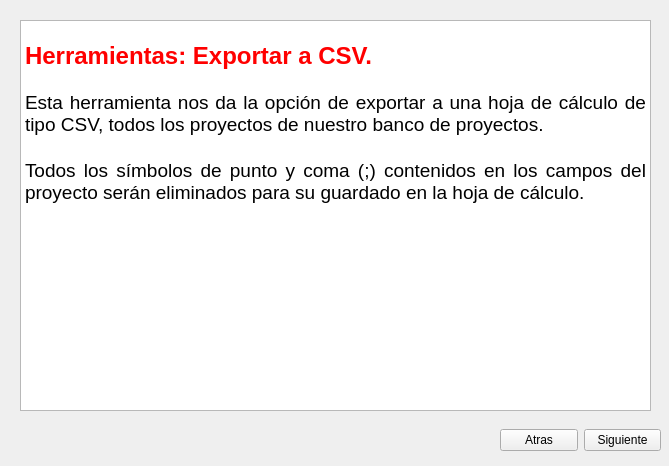
<?xml version="1.0" encoding="UTF-8"?>
<ui version="4.0">
 <class>ayuda</class>
 <widget class="QWidget" name="ayuda">
  <property name="geometry">
   <rect>
    <x>0</x>
    <y>0</y>
    <width>669</width>
    <height>466</height>
   </rect>
  </property>
  <property name="windowTitle">
   <string>Form</string>
  </property>
  <widget class="QWidget" name="verticalLayoutWidget">
   <property name="geometry">
    <rect>
     <x>10</x>
     <y>10</y>
     <width>651</width>
     <height>411</height>
    </rect>
   </property>
   <layout class="QVBoxLayout" name="verticalLayout">
    <item>
     <widget class="QStackedWidget" name="stackedWidgetAyuda">
      <property name="currentIndex">
       <number>13</number>
      </property>
      <widget class="QWidget" name="page">
       <widget class="QLabel" name="label">
        <property name="geometry">
         <rect>
          <x>40</x>
          <y>90</y>
          <width>571</width>
          <height>201</height>
         </rect>
        </property>
        <property name="font">
         <font>
          <pointsize>20</pointsize>
         </font>
        </property>
        <property name="text">
         <string>Bienvenido a la Ayuda del banco de proyectos.</string>
        </property>
       </widget>
      </widget>
      <widget class="QWidget" name="page_2">
       <widget class="QTextBrowser" name="textBrowser">
        <property name="geometry">
         <rect>
          <x>10</x>
          <y>10</y>
          <width>631</width>
          <height>391</height>
         </rect>
        </property>
        <property name="html">
         <string>&lt;!DOCTYPE HTML PUBLIC &quot;-//W3C//DTD HTML 4.0//EN&quot; &quot;http://www.w3.org/TR/REC-html40/strict.dtd&quot;&gt;
&lt;html&gt;&lt;head&gt;&lt;meta name=&quot;qrichtext&quot; content=&quot;1&quot; /&gt;&lt;style type=&quot;text/css&quot;&gt;
p, li { white-space: pre-wrap; }
&lt;/style&gt;&lt;/head&gt;&lt;body style=&quot; font-family:'MS Shell Dlg 2'; font-size:8.25pt; font-weight:400; font-style:normal;&quot;&gt;
&lt;p align=&quot;justify&quot; style=&quot; margin-top:0px; margin-bottom:0px; margin-left:0px; margin-right:0px; -qt-block-indent:0; text-indent:0px;&quot;&gt;&lt;span style=&quot; font-size:28pt; font-weight:600; color:#00007f; vertical-align:sub;&quot;&gt;Insertar un nuevo proyecto al banco de proyectos.&lt;/span&gt;&lt;/p&gt;
&lt;p align=&quot;justify&quot; style=&quot;-qt-paragraph-type:empty; margin-top:0px; margin-bottom:0px; margin-left:0px; margin-right:0px; -qt-block-indent:0; text-indent:0px; font-size:14pt;&quot;&gt;&lt;br /&gt;&lt;/p&gt;
&lt;p align=&quot;justify&quot; style=&quot; margin-top:0px; margin-bottom:0px; margin-left:0px; margin-right:0px; -qt-block-indent:0; text-indent:0px;&quot;&gt;&lt;span style=&quot; font-size:14pt;&quot;&gt;- Para realizar una nueva inserción, haga click en el botón &amp;quot;Insertar&amp;quot; a la izquierda.&lt;br /&gt;&lt;/span&gt;&lt;/p&gt;
&lt;p align=&quot;justify&quot; style=&quot; margin-top:0px; margin-bottom:0px; margin-left:0px; margin-right:0px; -qt-block-indent:0; text-indent:0px;&quot;&gt;&lt;span style=&quot; font-size:14pt;&quot;&gt;- Llena los campos descritos con la información dada, se deben de cumplir ciertos parámetros como:&lt;/span&gt;&lt;/p&gt;
&lt;p align=&quot;justify&quot; style=&quot; margin-top:0px; margin-bottom:0px; margin-left:0px; margin-right:0px; -qt-block-indent:0; text-indent:0px;&quot;&gt;&lt;span style=&quot; font-size:14pt;&quot;&gt;	-El código es único para cada proyecto y consta de 5 caracteres numéricos.&lt;/span&gt;&lt;/p&gt;
&lt;p align=&quot;justify&quot; style=&quot; margin-top:0px; margin-bottom:0px; margin-left:0px; margin-right:0px; -qt-block-indent:0; text-indent:0px;&quot;&gt;&lt;span style=&quot; font-size:14pt;&quot;&gt;	-El nombre de cada proyecto es único.&lt;/span&gt;&lt;/p&gt;
&lt;p align=&quot;justify&quot; style=&quot; margin-top:0px; margin-bottom:0px; margin-left:0px; margin-right:0px; -qt-block-indent:0; text-indent:0px;&quot;&gt;&lt;span style=&quot; font-size:14pt;&quot;&gt;	-En objetivos y comentarios se puede poner cualquier información adicional que no este descrita por los demas campos.&lt;br /&gt;&lt;/span&gt;&lt;/p&gt;
&lt;p align=&quot;justify&quot; style=&quot;-qt-paragraph-type:empty; margin-top:0px; margin-bottom:0px; margin-left:0px; margin-right:0px; -qt-block-indent:0; text-indent:0px; font-size:14pt;&quot;&gt;&lt;br /&gt;&lt;/p&gt;&lt;/body&gt;&lt;/html&gt;</string>
        </property>
       </widget>
      </widget>
      <widget class="QWidget" name="page_3">
       <widget class="QTextBrowser" name="textBrowser_2">
        <property name="geometry">
         <rect>
          <x>10</x>
          <y>10</y>
          <width>631</width>
          <height>391</height>
         </rect>
        </property>
        <property name="html">
         <string>&lt;!DOCTYPE HTML PUBLIC &quot;-//W3C//DTD HTML 4.0//EN&quot; &quot;http://www.w3.org/TR/REC-html40/strict.dtd&quot;&gt;
&lt;html&gt;&lt;head&gt;&lt;meta name=&quot;qrichtext&quot; content=&quot;1&quot; /&gt;&lt;style type=&quot;text/css&quot;&gt;
p, li { white-space: pre-wrap; }
&lt;/style&gt;&lt;/head&gt;&lt;body style=&quot; font-family:'MS Shell Dlg 2'; font-size:8.25pt; font-weight:400; font-style:normal;&quot;&gt;
&lt;p style=&quot; margin-top:0px; margin-bottom:0px; margin-left:0px; margin-right:0px; -qt-block-indent:0; text-indent:0px;&quot;&gt;&lt;span style=&quot; font-size:28pt; font-weight:600; color:#00007f; vertical-align:sub;&quot;&gt;Insertar un nuevo proyecto al banco de proyectos.&lt;/span&gt;&lt;/p&gt;
&lt;p align=&quot;justify&quot; style=&quot;-qt-paragraph-type:empty; margin-top:0px; margin-bottom:0px; margin-left:0px; margin-right:0px; -qt-block-indent:0; text-indent:0px; font-size:14pt;&quot;&gt;&lt;br /&gt;&lt;/p&gt;
&lt;p align=&quot;justify&quot; style=&quot; margin-top:0px; margin-bottom:0px; margin-left:0px; margin-right:0px; -qt-block-indent:0; text-indent:0px;&quot;&gt;&lt;span style=&quot; font-size:14pt;&quot;&gt;Para guardar el nuevo proyecto en el banco de proyectos reliza click sobre el botón de Guardar y lo lleva a la ventana de confirmación.&lt;/span&gt;&lt;/p&gt;
&lt;p align=&quot;justify&quot; style=&quot;-qt-paragraph-type:empty; margin-top:0px; margin-bottom:0px; margin-left:0px; margin-right:0px; -qt-block-indent:0; text-indent:0px; font-size:14pt;&quot;&gt;&lt;br /&gt;&lt;/p&gt;
&lt;p align=&quot;justify&quot; style=&quot; margin-top:0px; margin-bottom:0px; margin-left:0px; margin-right:0px; -qt-block-indent:0; text-indent:0px;&quot;&gt;&lt;span style=&quot; font-size:14pt; text-decoration: underline; color:#550000;&quot;&gt;Nota&lt;/span&gt;&lt;span style=&quot; font-size:14pt; color:#550000;&quot;&gt;: Ninguno de los campos puede poseer separaciones con puntos y coma (;).&lt;/span&gt;&lt;/p&gt;&lt;/body&gt;&lt;/html&gt;</string>
        </property>
       </widget>
      </widget>
      <widget class="QWidget" name="page_4">
       <widget class="QTextBrowser" name="textBrowser_3">
        <property name="geometry">
         <rect>
          <x>10</x>
          <y>10</y>
          <width>631</width>
          <height>391</height>
         </rect>
        </property>
        <property name="html">
         <string>&lt;!DOCTYPE HTML PUBLIC &quot;-//W3C//DTD HTML 4.0//EN&quot; &quot;http://www.w3.org/TR/REC-html40/strict.dtd&quot;&gt;
&lt;html&gt;&lt;head&gt;&lt;meta name=&quot;qrichtext&quot; content=&quot;1&quot; /&gt;&lt;style type=&quot;text/css&quot;&gt;
p, li { white-space: pre-wrap; }
&lt;/style&gt;&lt;/head&gt;&lt;body style=&quot; font-family:'MS Shell Dlg 2'; font-size:8.25pt; font-weight:400; font-style:normal;&quot;&gt;
&lt;p style=&quot; margin-top:12px; margin-bottom:0px; margin-left:0px; margin-right:0px; -qt-block-indent:0; text-indent:0px;&quot;&gt;&lt;span style=&quot; font-family:'MS Shell Dlg 2,sans-serif'; font-size:28pt; font-weight:600; color:#00aa00; vertical-align:sub;&quot;&gt;Realizar una consulta en el banco de Proyectos.&lt;/span&gt;&lt;span style=&quot; font-size:8pt;&quot;&gt; &lt;/span&gt;&lt;/p&gt;
&lt;p style=&quot; margin-top:12px; margin-bottom:0px; margin-left:0px; margin-right:0px; -qt-block-indent:0; text-indent:0px;&quot;&gt;&lt;span style=&quot; font-family:'MS Shell Dlg 2,sans-serif'; font-size:14pt;&quot;&gt;Para realizar una consulta en el banco de proyectos clickeamos en el botón &amp;quot;Consultar&amp;quot; que se encuentra a la izquierda de la pantalla.&lt;/span&gt;&lt;span style=&quot; font-size:8pt;&quot;&gt; &lt;/span&gt;&lt;/p&gt;
&lt;p style=&quot; margin-top:12px; margin-bottom:0px; margin-left:0px; margin-right:0px; -qt-block-indent:0; text-indent:0px;&quot;&gt;&lt;span style=&quot; font-family:'MS Shell Dlg 2,sans-serif'; font-size:14pt;&quot;&gt;En el campo de texto introducimos la palabra o frase a buscar y en el menú desplegable a la izquierda introducimos el atributo sobre el cual se va a realizar la búsqueda.&lt;/span&gt;&lt;span style=&quot; font-size:8pt;&quot;&gt; &lt;/span&gt;&lt;/p&gt;
&lt;p style=&quot; margin-top:12px; margin-bottom:0px; margin-left:0px; margin-right:0px; -qt-block-indent:0; text-indent:0px;&quot;&gt;&lt;span style=&quot; font-family:'MS Shell Dlg 2,sans-serif'; font-size:14pt;&quot;&gt;Luego en el campo en blanco que se encuentra en la parte inferior nos aparecerán los resultados de la búsqueda. &lt;/span&gt;&lt;/p&gt;
&lt;p style=&quot; margin-top:12px; margin-bottom:12px; margin-left:0px; margin-right:0px; -qt-block-indent:0; text-indent:0px;&quot;&gt;&lt;span style=&quot; font-family:'MS Shell Dlg 2,sans-serif'; font-size:14pt;&quot;&gt;Para ver en más detalle la información de un proyecto específico clickeamos sobre el campo de Nombre o CódigoUnico y nos llevara a una nueva ventana con la información más detallada.&lt;/span&gt;&lt;span style=&quot; font-size:8pt;&quot;&gt; &lt;/span&gt;&lt;/p&gt;&lt;/body&gt;&lt;/html&gt;</string>
        </property>
       </widget>
      </widget>
      <widget class="QWidget" name="page_5">
       <widget class="QTextBrowser" name="textBrowser_4">
        <property name="geometry">
         <rect>
          <x>10</x>
          <y>10</y>
          <width>631</width>
          <height>391</height>
         </rect>
        </property>
        <property name="html">
         <string>&lt;!DOCTYPE HTML PUBLIC &quot;-//W3C//DTD HTML 4.0//EN&quot; &quot;http://www.w3.org/TR/REC-html40/strict.dtd&quot;&gt;
&lt;html&gt;&lt;head&gt;&lt;meta name=&quot;qrichtext&quot; content=&quot;1&quot; /&gt;&lt;style type=&quot;text/css&quot;&gt;
p, li { white-space: pre-wrap; }
&lt;/style&gt;&lt;/head&gt;&lt;body style=&quot; font-family:'MS Shell Dlg 2'; font-size:8.25pt; font-weight:400; font-style:normal;&quot;&gt;
&lt;p align=&quot;justify&quot; style=&quot; margin-top:0px; margin-bottom:0px; margin-left:0px; margin-right:0px; -qt-block-indent:0; text-indent:0px;&quot;&gt;&lt;span style=&quot; font-size:28pt; font-weight:600; color:#00aa00; vertical-align:sub;&quot;&gt;Ver en mas detalle cada proyecto.&lt;/span&gt;&lt;/p&gt;
&lt;p align=&quot;justify&quot; style=&quot;-qt-paragraph-type:empty; margin-top:0px; margin-bottom:0px; margin-left:0px; margin-right:0px; -qt-block-indent:0; text-indent:0px; font-size:14pt;&quot;&gt;&lt;br /&gt;&lt;/p&gt;
&lt;p align=&quot;justify&quot; style=&quot; margin-top:0px; margin-bottom:0px; margin-left:0px; margin-right:0px; -qt-block-indent:0; text-indent:0px;&quot;&gt;&lt;span style=&quot; font-size:14pt;&quot;&gt;Los campos en blanco se llenaran con la información en detalle del proyecto para su visualización.&lt;/span&gt;&lt;/p&gt;
&lt;p align=&quot;justify&quot; style=&quot;-qt-paragraph-type:empty; margin-top:0px; margin-bottom:0px; margin-left:0px; margin-right:0px; -qt-block-indent:0; text-indent:0px; font-size:14pt;&quot;&gt;&lt;br /&gt;&lt;/p&gt;
&lt;p align=&quot;justify&quot; style=&quot; margin-top:0px; margin-bottom:0px; margin-left:0px; margin-right:0px; -qt-block-indent:0; text-indent:0px;&quot;&gt;&lt;span style=&quot; font-size:14pt;&quot;&gt;En esta pantalla tenemos 3 botones que nos dan las siguientes opciones:&lt;/span&gt;&lt;/p&gt;
&lt;p align=&quot;justify&quot; style=&quot; margin-top:0px; margin-bottom:0px; margin-left:0px; margin-right:0px; -qt-block-indent:0; text-indent:0px;&quot;&gt;&lt;span style=&quot; font-size:14pt;&quot;&gt;	- Eliminar el proyecto que se está visualizando.&lt;/span&gt;&lt;/p&gt;
&lt;p align=&quot;justify&quot; style=&quot; margin-top:0px; margin-bottom:0px; margin-left:0px; margin-right:0px; -qt-block-indent:0; text-indent:0px;&quot;&gt;&lt;span style=&quot; font-size:14pt;&quot;&gt;	- Modificar el proyecto que se está visualizando.&lt;/span&gt;&lt;/p&gt;
&lt;p align=&quot;justify&quot; style=&quot; margin-top:0px; margin-bottom:0px; margin-left:0px; margin-right:0px; -qt-block-indent:0; text-indent:0px;&quot;&gt;&lt;span style=&quot; font-size:14pt;&quot;&gt;	- Guardar el proyecto en un PDF.&lt;/span&gt;&lt;/p&gt;
&lt;p align=&quot;justify&quot; style=&quot; margin-top:0px; margin-bottom:0px; margin-left:0px; margin-right:0px; -qt-block-indent:0; text-indent:0px;&quot;&gt;&lt;span style=&quot; font-size:14pt;&quot;&gt;	- Regresar a la pantalla anterior.&lt;/span&gt;&lt;/p&gt;&lt;/body&gt;&lt;/html&gt;</string>
        </property>
       </widget>
      </widget>
      <widget class="QWidget" name="page_10">
       <widget class="QTextBrowser" name="textBrowser_9">
        <property name="geometry">
         <rect>
          <x>10</x>
          <y>10</y>
          <width>631</width>
          <height>391</height>
         </rect>
        </property>
        <property name="html">
         <string>&lt;!DOCTYPE HTML PUBLIC &quot;-//W3C//DTD HTML 4.0//EN&quot; &quot;http://www.w3.org/TR/REC-html40/strict.dtd&quot;&gt;
&lt;html&gt;&lt;head&gt;&lt;meta name=&quot;qrichtext&quot; content=&quot;1&quot; /&gt;&lt;style type=&quot;text/css&quot;&gt;
p, li { white-space: pre-wrap; }
&lt;/style&gt;&lt;/head&gt;&lt;body style=&quot; font-family:'MS Shell Dlg 2'; font-size:8.25pt; font-weight:400; font-style:normal;&quot;&gt;
&lt;p align=&quot;justify&quot; style=&quot; margin-top:0px; margin-bottom:0px; margin-left:0px; margin-right:0px; -qt-block-indent:0; text-indent:0px;&quot;&gt;&lt;span style=&quot; font-size:28pt; font-weight:600; color:#00aa00; vertical-align:sub;&quot;&gt;Guardar el proyecto en PDF.&lt;/span&gt;&lt;/p&gt;
&lt;p align=&quot;justify&quot; style=&quot;-qt-paragraph-type:empty; margin-top:0px; margin-bottom:0px; margin-left:0px; margin-right:0px; -qt-block-indent:0; text-indent:0px; font-size:14pt;&quot;&gt;&lt;br /&gt;&lt;/p&gt;
&lt;p align=&quot;justify&quot; style=&quot; margin-top:0px; margin-bottom:0px; margin-left:0px; margin-right:0px; -qt-block-indent:0; text-indent:0px;&quot;&gt;&lt;span style=&quot; font-size:14pt;&quot;&gt;Para guardar en PDF el proyecto que se esta visualizando realizamos click en el botón &amp;quot;Guardar en PDF&amp;quot;.&lt;br /&gt;&lt;br /&gt;Se nos abrira una pantalla para explorar la dirección donde deseamos guardar el PDF y el nombre con el que lo deseamos guardar, por defecto sera el nombre del proyecto.&lt;/span&gt;&lt;/p&gt;
&lt;p align=&quot;justify&quot; style=&quot;-qt-paragraph-type:empty; margin-top:0px; margin-bottom:0px; margin-left:0px; margin-right:0px; -qt-block-indent:0; text-indent:0px; font-size:14pt;&quot;&gt;&lt;br /&gt;&lt;/p&gt;
&lt;p align=&quot;justify&quot; style=&quot; margin-top:0px; margin-bottom:0px; margin-left:0px; margin-right:0px; -qt-block-indent:0; text-indent:0px;&quot;&gt;&lt;span style=&quot; font-size:14pt;&quot;&gt;Damos click en &amp;quot;Guardar&amp;quot; y listo.&lt;/span&gt;&lt;/p&gt;&lt;/body&gt;&lt;/html&gt;</string>
        </property>
       </widget>
      </widget>
      <widget class="QWidget" name="page_6">
       <widget class="QTextBrowser" name="textBrowser_5">
        <property name="geometry">
         <rect>
          <x>10</x>
          <y>10</y>
          <width>631</width>
          <height>391</height>
         </rect>
        </property>
        <property name="html">
         <string>&lt;!DOCTYPE HTML PUBLIC &quot;-//W3C//DTD HTML 4.0//EN&quot; &quot;http://www.w3.org/TR/REC-html40/strict.dtd&quot;&gt;
&lt;html&gt;&lt;head&gt;&lt;meta name=&quot;qrichtext&quot; content=&quot;1&quot; /&gt;&lt;style type=&quot;text/css&quot;&gt;
p, li { white-space: pre-wrap; }
&lt;/style&gt;&lt;/head&gt;&lt;body style=&quot; font-family:'MS Shell Dlg 2'; font-size:8.25pt; font-weight:400; font-style:normal;&quot;&gt;
&lt;p align=&quot;justify&quot; style=&quot; margin-top:0px; margin-bottom:0px; margin-left:0px; margin-right:0px; -qt-block-indent:0; text-indent:0px;&quot;&gt;&lt;span style=&quot; font-size:28pt; font-weight:600; color:#00aa00; vertical-align:sub;&quot;&gt;Modificar proyecto.&lt;/span&gt;&lt;/p&gt;
&lt;p align=&quot;justify&quot; style=&quot;-qt-paragraph-type:empty; margin-top:0px; margin-bottom:0px; margin-left:0px; margin-right:0px; -qt-block-indent:0; text-indent:0px; font-size:14pt;&quot;&gt;&lt;br /&gt;&lt;/p&gt;
&lt;p align=&quot;justify&quot; style=&quot; margin-top:0px; margin-bottom:0px; margin-left:0px; margin-right:0px; -qt-block-indent:0; text-indent:0px;&quot;&gt;&lt;span style=&quot; font-size:14pt;&quot;&gt;En esta pantalla nos aparecerán los datos actuales del proyecto para ser actualizados.&lt;/span&gt;&lt;/p&gt;
&lt;p align=&quot;justify&quot; style=&quot;-qt-paragraph-type:empty; margin-top:0px; margin-bottom:0px; margin-left:0px; margin-right:0px; -qt-block-indent:0; text-indent:0px; font-size:14pt;&quot;&gt;&lt;br /&gt;&lt;/p&gt;
&lt;p align=&quot;justify&quot; style=&quot; margin-top:0px; margin-bottom:0px; margin-left:0px; margin-right:0px; -qt-block-indent:0; text-indent:0px;&quot;&gt;&lt;span style=&quot; font-size:14pt;&quot;&gt;Al actualizar el proyecto seguimos las mismas restricciones usadas al insertar un proyecto, en especial de que no se puede insertar ningún punto y coma (;) en ninguno de los campos.&lt;/span&gt;&lt;/p&gt;
&lt;p align=&quot;justify&quot; style=&quot;-qt-paragraph-type:empty; margin-top:0px; margin-bottom:0px; margin-left:0px; margin-right:0px; -qt-block-indent:0; text-indent:0px; font-size:14pt;&quot;&gt;&lt;br /&gt;&lt;/p&gt;
&lt;p align=&quot;justify&quot; style=&quot; margin-top:0px; margin-bottom:0px; margin-left:0px; margin-right:0px; -qt-block-indent:0; text-indent:0px;&quot;&gt;&lt;span style=&quot; font-size:14pt;&quot;&gt;Luego a realizar click sobre el botón de &amp;quot;Guardar&amp;quot; actualizaremos el proyecto con la nueva información suministrada en el banco de proyectos.&lt;/span&gt;&lt;/p&gt;&lt;/body&gt;&lt;/html&gt;</string>
        </property>
       </widget>
      </widget>
      <widget class="QWidget" name="page_7">
       <widget class="QTextBrowser" name="textBrowser_6">
        <property name="geometry">
         <rect>
          <x>10</x>
          <y>10</y>
          <width>631</width>
          <height>391</height>
         </rect>
        </property>
        <property name="html">
         <string>&lt;!DOCTYPE HTML PUBLIC &quot;-//W3C//DTD HTML 4.0//EN&quot; &quot;http://www.w3.org/TR/REC-html40/strict.dtd&quot;&gt;
&lt;html&gt;&lt;head&gt;&lt;meta name=&quot;qrichtext&quot; content=&quot;1&quot; /&gt;&lt;style type=&quot;text/css&quot;&gt;
p, li { white-space: pre-wrap; }
&lt;/style&gt;&lt;/head&gt;&lt;body style=&quot; font-family:'MS Shell Dlg 2'; font-size:8.25pt; font-weight:400; font-style:normal;&quot;&gt;
&lt;p align=&quot;justify&quot; style=&quot; margin-top:0px; margin-bottom:0px; margin-left:0px; margin-right:0px; -qt-block-indent:0; text-indent:0px;&quot;&gt;&lt;span style=&quot; font-size:28pt; font-weight:600; color:#ff0000; vertical-align:sub;&quot;&gt;Listar proyectos.&lt;/span&gt;&lt;/p&gt;
&lt;p align=&quot;justify&quot; style=&quot;-qt-paragraph-type:empty; margin-top:0px; margin-bottom:0px; margin-left:0px; margin-right:0px; -qt-block-indent:0; text-indent:0px; font-size:14pt;&quot;&gt;&lt;br /&gt;&lt;/p&gt;
&lt;p align=&quot;justify&quot; style=&quot; margin-top:0px; margin-bottom:0px; margin-left:0px; margin-right:0px; -qt-block-indent:0; text-indent:0px;&quot;&gt;&lt;span style=&quot; font-size:14pt;&quot;&gt;Lista todos los proyectos almacenados en el banco de proyectos.&lt;/span&gt;&lt;/p&gt;&lt;/body&gt;&lt;/html&gt;</string>
        </property>
       </widget>
      </widget>
      <widget class="QWidget" name="page_8">
       <widget class="QTextBrowser" name="textBrowser_7">
        <property name="geometry">
         <rect>
          <x>10</x>
          <y>10</y>
          <width>631</width>
          <height>391</height>
         </rect>
        </property>
        <property name="html">
         <string>&lt;!DOCTYPE HTML PUBLIC &quot;-//W3C//DTD HTML 4.0//EN&quot; &quot;http://www.w3.org/TR/REC-html40/strict.dtd&quot;&gt;
&lt;html&gt;&lt;head&gt;&lt;meta name=&quot;qrichtext&quot; content=&quot;1&quot; /&gt;&lt;style type=&quot;text/css&quot;&gt;
p, li { white-space: pre-wrap; }
&lt;/style&gt;&lt;/head&gt;&lt;body style=&quot; font-family:'MS Shell Dlg 2'; font-size:8.25pt; font-weight:400; font-style:normal;&quot;&gt;
&lt;p align=&quot;justify&quot; style=&quot; margin-top:0px; margin-bottom:0px; margin-left:0px; margin-right:0px; -qt-block-indent:0; text-indent:0px;&quot;&gt;&lt;span style=&quot; font-size:28pt; font-weight:600; color:#ff0000; vertical-align:sub;&quot;&gt;Herramientas: Importar Base proyectos.&lt;/span&gt;&lt;/p&gt;
&lt;p align=&quot;justify&quot; style=&quot;-qt-paragraph-type:empty; margin-top:0px; margin-bottom:0px; margin-left:0px; margin-right:0px; -qt-block-indent:0; text-indent:0px; font-size:14pt;&quot;&gt;&lt;br /&gt;&lt;/p&gt;
&lt;p align=&quot;justify&quot; style=&quot; margin-top:0px; margin-bottom:0px; margin-left:0px; margin-right:0px; -qt-block-indent:0; text-indent:0px;&quot;&gt;&lt;span style=&quot; font-size:14pt;&quot;&gt;Con esta herramienta podemos importar un banco de proyectos diferente a nuestro banco de proyectos, esta herramienta es bastante útil si otra persona a almacenado proyectos en otro computador diferente y queremos tener esos proyectos junto a los nuestros.&lt;/span&gt;&lt;/p&gt;
&lt;p align=&quot;justify&quot; style=&quot;-qt-paragraph-type:empty; margin-top:0px; margin-bottom:0px; margin-left:0px; margin-right:0px; -qt-block-indent:0; text-indent:0px; font-size:14pt;&quot;&gt;&lt;br /&gt;&lt;/p&gt;
&lt;p align=&quot;justify&quot; style=&quot; margin-top:0px; margin-bottom:0px; margin-left:0px; margin-right:0px; -qt-block-indent:0; text-indent:0px;&quot;&gt;&lt;span style=&quot; font-size:14pt;&quot;&gt;Al clickear a la herramienta de importar esta nos abrira una ventana para explorar nuestras carpetas e ir a donde se encuentre el otro banco de proyectos que debe de ser del tipo .sqlite.&lt;/span&gt;&lt;/p&gt;
&lt;p align=&quot;justify&quot; style=&quot;-qt-paragraph-type:empty; margin-top:0px; margin-bottom:0px; margin-left:0px; margin-right:0px; -qt-block-indent:0; text-indent:0px; font-size:14pt;&quot;&gt;&lt;br /&gt;&lt;/p&gt;
&lt;p align=&quot;justify&quot; style=&quot; margin-top:0px; margin-bottom:0px; margin-left:0px; margin-right:0px; -qt-block-indent:0; text-indent:0px;&quot;&gt;&lt;span style=&quot; font-size:14pt;&quot;&gt;Cuando se importa un nuevo banco de proyectos, se agregaran todos los proyectos nuevos encontrados en ese banco de proyectos al nuestro e ignorara los proyectos duplicados.&lt;/span&gt;&lt;/p&gt;&lt;/body&gt;&lt;/html&gt;</string>
        </property>
       </widget>
      </widget>
      <widget class="QWidget" name="page_9">
       <widget class="QTextBrowser" name="textBrowser_8">
        <property name="geometry">
         <rect>
          <x>10</x>
          <y>10</y>
          <width>631</width>
          <height>391</height>
         </rect>
        </property>
        <property name="html">
         <string>&lt;!DOCTYPE HTML PUBLIC &quot;-//W3C//DTD HTML 4.0//EN&quot; &quot;http://www.w3.org/TR/REC-html40/strict.dtd&quot;&gt;
&lt;html&gt;&lt;head&gt;&lt;meta name=&quot;qrichtext&quot; content=&quot;1&quot; /&gt;&lt;style type=&quot;text/css&quot;&gt;
p, li { white-space: pre-wrap; }
&lt;/style&gt;&lt;/head&gt;&lt;body style=&quot; font-family:'MS Shell Dlg 2'; font-size:8.25pt; font-weight:400; font-style:normal;&quot;&gt;
&lt;p align=&quot;justify&quot; style=&quot; margin-top:0px; margin-bottom:0px; margin-left:0px; margin-right:0px; -qt-block-indent:0; text-indent:0px;&quot;&gt;&lt;span style=&quot; font-size:28pt; font-weight:600; color:#ff0000; vertical-align:sub;&quot;&gt;Herramientas: Exportar a PDF y Hoja de Cálculo.&lt;/span&gt;&lt;/p&gt;
&lt;p align=&quot;justify&quot; style=&quot;-qt-paragraph-type:empty; margin-top:0px; margin-bottom:0px; margin-left:0px; margin-right:0px; -qt-block-indent:0; text-indent:0px; font-size:14pt;&quot;&gt;&lt;br /&gt;&lt;/p&gt;
&lt;p align=&quot;justify&quot; style=&quot; margin-top:0px; margin-bottom:0px; margin-left:0px; margin-right:0px; -qt-block-indent:0; text-indent:0px;&quot;&gt;&lt;span style=&quot; font-size:14pt;&quot;&gt;En esta herramienta tenemos 4 opciones principales:&lt;/span&gt;&lt;/p&gt;
&lt;p align=&quot;justify&quot; style=&quot;-qt-paragraph-type:empty; margin-top:0px; margin-bottom:0px; margin-left:0px; margin-right:0px; -qt-block-indent:0; text-indent:0px; font-size:14pt;&quot;&gt;&lt;br /&gt;&lt;/p&gt;
&lt;p align=&quot;justify&quot; style=&quot; margin-top:0px; margin-bottom:0px; margin-left:0px; margin-right:0px; -qt-block-indent:0; text-indent:0px;&quot;&gt;&lt;span style=&quot; font-size:14pt;&quot;&gt;1- Exportar detalles de proyectos en PDF.&lt;/span&gt;&lt;/p&gt;
&lt;p align=&quot;justify&quot; style=&quot;-qt-paragraph-type:empty; margin-top:0px; margin-bottom:0px; margin-left:0px; margin-right:0px; -qt-block-indent:0; text-indent:0px; font-size:14pt;&quot;&gt;&lt;br /&gt;&lt;/p&gt;
&lt;p align=&quot;justify&quot; style=&quot; margin-top:0px; margin-bottom:0px; margin-left:0px; margin-right:0px; -qt-block-indent:0; text-indent:0px;&quot;&gt;&lt;span style=&quot; font-size:14pt;&quot;&gt;2- Exportar a tabla proyectos en PDF.&lt;/span&gt;&lt;/p&gt;
&lt;p align=&quot;justify&quot; style=&quot;-qt-paragraph-type:empty; margin-top:0px; margin-bottom:0px; margin-left:0px; margin-right:0px; -qt-block-indent:0; text-indent:0px; font-size:14pt;&quot;&gt;&lt;br /&gt;&lt;/p&gt;
&lt;p align=&quot;justify&quot; style=&quot; margin-top:0px; margin-bottom:0px; margin-left:0px; margin-right:0px; -qt-block-indent:0; text-indent:0px;&quot;&gt;&lt;span style=&quot; font-size:14pt;&quot;&gt;3- Importar desde CSV.&lt;/span&gt;&lt;/p&gt;
&lt;p align=&quot;justify&quot; style=&quot;-qt-paragraph-type:empty; margin-top:0px; margin-bottom:0px; margin-left:0px; margin-right:0px; -qt-block-indent:0; text-indent:0px; font-size:14pt;&quot;&gt;&lt;br /&gt;&lt;/p&gt;
&lt;p align=&quot;justify&quot; style=&quot; margin-top:0px; margin-bottom:0px; margin-left:0px; margin-right:0px; -qt-block-indent:0; text-indent:0px;&quot;&gt;&lt;span style=&quot; font-size:14pt;&quot;&gt;4- Exportar a CSV.&lt;/span&gt;&lt;/p&gt;&lt;/body&gt;&lt;/html&gt;</string>
        </property>
       </widget>
      </widget>
      <widget class="QWidget" name="page_11">
       <widget class="QTextBrowser" name="textBrowser_10">
        <property name="geometry">
         <rect>
          <x>10</x>
          <y>10</y>
          <width>631</width>
          <height>391</height>
         </rect>
        </property>
        <property name="html">
         <string>&lt;!DOCTYPE HTML PUBLIC &quot;-//W3C//DTD HTML 4.0//EN&quot; &quot;http://www.w3.org/TR/REC-html40/strict.dtd&quot;&gt;
&lt;html&gt;&lt;head&gt;&lt;meta name=&quot;qrichtext&quot; content=&quot;1&quot; /&gt;&lt;style type=&quot;text/css&quot;&gt;
p, li { white-space: pre-wrap; }
&lt;/style&gt;&lt;/head&gt;&lt;body style=&quot; font-family:'MS Shell Dlg 2'; font-size:8.25pt; font-weight:400; font-style:normal;&quot;&gt;
&lt;p align=&quot;justify&quot; style=&quot; margin-top:0px; margin-bottom:0px; margin-left:0px; margin-right:0px; -qt-block-indent:0; text-indent:0px;&quot;&gt;&lt;span style=&quot; font-size:28pt; font-weight:600; color:#ff0000; vertical-align:sub;&quot;&gt;Herramientas: Exportar a detalles proyectos en PDF.&lt;/span&gt;&lt;/p&gt;
&lt;p align=&quot;justify&quot; style=&quot;-qt-paragraph-type:empty; margin-top:0px; margin-bottom:0px; margin-left:0px; margin-right:0px; -qt-block-indent:0; text-indent:0px; font-size:14pt;&quot;&gt;&lt;br /&gt;&lt;/p&gt;
&lt;p align=&quot;justify&quot; style=&quot; margin-top:0px; margin-bottom:0px; margin-left:0px; margin-right:0px; -qt-block-indent:0; text-indent:0px;&quot;&gt;&lt;span style=&quot; font-size:14pt;&quot;&gt;Esta herramienta nos da la opción de guardar en PDF los proyectos que se busquen según el filtro que se da en la parte inferior izquierda de la pantalla.&lt;/span&gt;&lt;/p&gt;
&lt;p align=&quot;justify&quot; style=&quot;-qt-paragraph-type:empty; margin-top:0px; margin-bottom:0px; margin-left:0px; margin-right:0px; -qt-block-indent:0; text-indent:0px; font-size:14pt;&quot;&gt;&lt;br /&gt;&lt;/p&gt;
&lt;p align=&quot;justify&quot; style=&quot; margin-top:0px; margin-bottom:0px; margin-left:0px; margin-right:0px; -qt-block-indent:0; text-indent:0px;&quot;&gt;&lt;span style=&quot; font-size:14pt;&quot;&gt;Colocamos una palabra o frase a buscar y según los resultados obtenidos se crea el PDF.&lt;/span&gt;&lt;/p&gt;
&lt;p align=&quot;justify&quot; style=&quot;-qt-paragraph-type:empty; margin-top:0px; margin-bottom:0px; margin-left:0px; margin-right:0px; -qt-block-indent:0; text-indent:0px; font-size:14pt;&quot;&gt;&lt;br /&gt;&lt;/p&gt;
&lt;p align=&quot;justify&quot; style=&quot; margin-top:0px; margin-bottom:0px; margin-left:0px; margin-right:0px; -qt-block-indent:0; text-indent:0px;&quot;&gt;&lt;span style=&quot; font-size:14pt;&quot;&gt;Si no se coloca una frase para buscar, nos creara el PDF con TODOS los proyectos contenidos en el banco de proyectos.&lt;br /&gt;&lt;br /&gt;Debemos de colocar un título para el PDF y podemos colocar un comentario que iría al comienzo del documento y un comentario final.&lt;/span&gt;&lt;/p&gt;&lt;/body&gt;&lt;/html&gt;</string>
        </property>
       </widget>
      </widget>
      <widget class="QWidget" name="page_12">
       <widget class="QTextBrowser" name="textBrowser_11">
        <property name="geometry">
         <rect>
          <x>10</x>
          <y>10</y>
          <width>631</width>
          <height>391</height>
         </rect>
        </property>
        <property name="html">
         <string>&lt;!DOCTYPE HTML PUBLIC &quot;-//W3C//DTD HTML 4.0//EN&quot; &quot;http://www.w3.org/TR/REC-html40/strict.dtd&quot;&gt;
&lt;html&gt;&lt;head&gt;&lt;meta name=&quot;qrichtext&quot; content=&quot;1&quot; /&gt;&lt;style type=&quot;text/css&quot;&gt;
p, li { white-space: pre-wrap; }
&lt;/style&gt;&lt;/head&gt;&lt;body style=&quot; font-family:'MS Shell Dlg 2'; font-size:8.25pt; font-weight:400; font-style:normal;&quot;&gt;
&lt;p align=&quot;justify&quot; style=&quot; margin-top:0px; margin-bottom:0px; margin-left:0px; margin-right:0px; -qt-block-indent:0; text-indent:0px;&quot;&gt;&lt;span style=&quot; font-size:28pt; font-weight:600; color:#ff0000; vertical-align:sub;&quot;&gt;Herramientas: Exportar a tabla proyectos en PDF.&lt;/span&gt;&lt;/p&gt;
&lt;p align=&quot;justify&quot; style=&quot;-qt-paragraph-type:empty; margin-top:0px; margin-bottom:0px; margin-left:0px; margin-right:0px; -qt-block-indent:0; text-indent:0px; font-size:14pt;&quot;&gt;&lt;br /&gt;&lt;/p&gt;
&lt;p align=&quot;justify&quot; style=&quot; margin-top:0px; margin-bottom:0px; margin-left:0px; margin-right:0px; -qt-block-indent:0; text-indent:0px;&quot;&gt;&lt;span style=&quot; font-size:14pt;&quot;&gt;Esta herramienta nos da la opción de guardar en PDF los proyectos que se busquen según el filtro que se da en la parte inferior izquierda de la pantalla.&lt;/span&gt;&lt;/p&gt;
&lt;p align=&quot;justify&quot; style=&quot;-qt-paragraph-type:empty; margin-top:0px; margin-bottom:0px; margin-left:0px; margin-right:0px; -qt-block-indent:0; text-indent:0px; font-size:14pt;&quot;&gt;&lt;br /&gt;&lt;/p&gt;
&lt;p align=&quot;justify&quot; style=&quot; margin-top:0px; margin-bottom:0px; margin-left:0px; margin-right:0px; -qt-block-indent:0; text-indent:0px;&quot;&gt;&lt;span style=&quot; font-size:14pt;&quot;&gt;Colocamos una palabra o frase a buscar y según los resultados obtenidos se crea el PDF.&lt;/span&gt;&lt;/p&gt;
&lt;p align=&quot;justify&quot; style=&quot;-qt-paragraph-type:empty; margin-top:0px; margin-bottom:0px; margin-left:0px; margin-right:0px; -qt-block-indent:0; text-indent:0px; font-size:14pt;&quot;&gt;&lt;br /&gt;&lt;/p&gt;
&lt;p align=&quot;justify&quot; style=&quot; margin-top:0px; margin-bottom:0px; margin-left:0px; margin-right:0px; -qt-block-indent:0; text-indent:0px;&quot;&gt;&lt;span style=&quot; font-size:14pt;&quot;&gt;Si no se coloca una frase para buscar, nos creara un PDF con TODOS los proyectos contenidos en el banco de proyectos.&lt;br /&gt;&lt;br /&gt;Debemos de colocar un título para el PDF y podemos colocar un comentario que iría al comienzo del documento y un comentario final.&lt;/span&gt;&lt;/p&gt;
&lt;p align=&quot;justify&quot; style=&quot;-qt-paragraph-type:empty; margin-top:0px; margin-bottom:0px; margin-left:0px; margin-right:0px; -qt-block-indent:0; text-indent:0px; font-size:14pt;&quot;&gt;&lt;br /&gt;&lt;/p&gt;
&lt;p align=&quot;justify&quot; style=&quot; margin-top:0px; margin-bottom:0px; margin-left:0px; margin-right:0px; -qt-block-indent:0; text-indent:0px;&quot;&gt;&lt;span style=&quot; font-size:14pt;&quot;&gt;Con esta opción se nos creara una tabla en el PDF con los proyectos obtenidos.&lt;/span&gt;&lt;/p&gt;
&lt;p align=&quot;justify&quot; style=&quot;-qt-paragraph-type:empty; margin-top:0px; margin-bottom:0px; margin-left:0px; margin-right:0px; -qt-block-indent:0; text-indent:0px; font-size:14pt;&quot;&gt;&lt;br /&gt;&lt;/p&gt;&lt;/body&gt;&lt;/html&gt;</string>
        </property>
       </widget>
      </widget>
      <widget class="QWidget" name="page_13">
       <widget class="QTextBrowser" name="textBrowser_12">
        <property name="geometry">
         <rect>
          <x>10</x>
          <y>10</y>
          <width>631</width>
          <height>391</height>
         </rect>
        </property>
        <property name="html">
         <string>&lt;!DOCTYPE HTML PUBLIC &quot;-//W3C//DTD HTML 4.0//EN&quot; &quot;http://www.w3.org/TR/REC-html40/strict.dtd&quot;&gt;
&lt;html&gt;&lt;head&gt;&lt;meta name=&quot;qrichtext&quot; content=&quot;1&quot; /&gt;&lt;style type=&quot;text/css&quot;&gt;
p, li { white-space: pre-wrap; }
&lt;/style&gt;&lt;/head&gt;&lt;body style=&quot; font-family:'MS Shell Dlg 2'; font-size:8.25pt; font-weight:400; font-style:normal;&quot;&gt;
&lt;p align=&quot;justify&quot; style=&quot; margin-top:0px; margin-bottom:0px; margin-left:0px; margin-right:0px; -qt-block-indent:0; text-indent:0px;&quot;&gt;&lt;span style=&quot; font-size:28pt; font-weight:600; color:#ff0000; vertical-align:sub;&quot;&gt;Herramientas: Importar desde CSV.&lt;/span&gt;&lt;/p&gt;
&lt;p align=&quot;justify&quot; style=&quot;-qt-paragraph-type:empty; margin-top:0px; margin-bottom:0px; margin-left:0px; margin-right:0px; -qt-block-indent:0; text-indent:0px; font-size:14pt;&quot;&gt;&lt;br /&gt;&lt;/p&gt;
&lt;p align=&quot;justify&quot; style=&quot; margin-top:0px; margin-bottom:0px; margin-left:0px; margin-right:0px; -qt-block-indent:0; text-indent:0px;&quot;&gt;&lt;span style=&quot; font-size:14pt;&quot;&gt;Esta herramienta nos da la opción de importar desde una hoja de cálculo de tipo CSV, proyectos a nuestro banco de proyectos.&lt;/span&gt;&lt;/p&gt;
&lt;p align=&quot;justify&quot; style=&quot;-qt-paragraph-type:empty; margin-top:0px; margin-bottom:0px; margin-left:0px; margin-right:0px; -qt-block-indent:0; text-indent:0px; font-size:14pt;&quot;&gt;&lt;br /&gt;&lt;/p&gt;
&lt;p align=&quot;justify&quot; style=&quot; margin-top:0px; margin-bottom:0px; margin-left:0px; margin-right:0px; -qt-block-indent:0; text-indent:0px;&quot;&gt;&lt;span style=&quot; font-family:'MS Shell Dlg 2,sans-serif'; font-size:12pt;&quot;&gt;Para importar desde un archivo &lt;/span&gt;&lt;span style=&quot; font-family:'MS Shell Dlg 2,sans-serif'; font-size:12pt; font-weight:600;&quot;&gt;CSV&lt;/span&gt;&lt;span style=&quot; font-family:'MS Shell Dlg 2,sans-serif'; font-size:12pt;&quot;&gt; guardado desde &lt;/span&gt;&lt;span style=&quot; font-family:'MS Shell Dlg 2,sans-serif'; font-size:12pt; font-weight:600;&quot;&gt;Microsoft Excel &lt;/span&gt;&lt;span style=&quot; font-family:'MS Shell Dlg 2,sans-serif'; font-size:12pt;&quot;&gt;o &lt;/span&gt;&lt;span style=&quot; font-family:'MS Shell Dlg 2,sans-serif'; font-size:12pt; font-weight:600;&quot;&gt;Openoffice Calc,&lt;/span&gt;&lt;span style=&quot; font-family:'MS Shell Dlg 2,sans-serif'; font-size:12pt;&quot;&gt; es necesario que el archivo sea un CSV separado con el carácter &lt;/span&gt;&lt;span style=&quot; font-family:'MS Shell Dlg 2,sans-serif'; font-size:12pt; font-weight:600;&quot;&gt;( ; )&lt;/span&gt;&lt;span style=&quot; font-family:'MS Shell Dlg 2,sans-serif'; font-size:12pt;&quot;&gt;(punto y coma). El archivo debe ser guardado con la misma cantidad de atributos que el &lt;/span&gt;&lt;span style=&quot; font-family:'MS Shell Dlg 2,sans-serif'; font-size:12pt; font-weight:600;&quot;&gt;Banco de Proyectos&lt;/span&gt;&lt;span style=&quot; font-family:'MS Shell Dlg 2,sans-serif'; font-size:12pt;&quot;&gt;, es decir:&lt;/span&gt;&lt;span style=&quot; font-size:12pt;&quot;&gt; &lt;/span&gt;&lt;/p&gt;
&lt;p style=&quot; margin-top:12px; margin-bottom:0px; margin-left:0px; margin-right:0px; -qt-block-indent:0; text-indent:0px;&quot;&gt;&lt;span style=&quot; font-family:'Courier New'; font-size:12pt; color:#000000;&quot;&gt;Codigo;Nombre;InstitucionEjecuta;AmbitoProyecto;InstitucionFinancia;InstitucionFinanciaDos;PorcentajeInstitucionFinancia;PorcentajeInstitucionFinanciaDos;MontoAprobado;MontoSolicitado;FechaInicio;FechaFin;Objetivos;Comunidad;NumeroBeneficiarios;Estatus;Contacto;Indicador;Comentario;Insersion&lt;/span&gt;&lt;span style=&quot; font-size:12pt;&quot;&gt; &lt;/span&gt;&lt;/p&gt;
&lt;p style=&quot; margin-top:12px; margin-bottom:0px; margin-left:0px; margin-right:0px; -qt-block-indent:0; text-indent:0px;&quot;&gt;&lt;span style=&quot; font-family:'MS Shell Dlg 2,sans-serif'; font-size:12pt;&quot;&gt;Todos los elementos en ese orden serán insertados en el Banco de Proyectos.&lt;/span&gt;&lt;/p&gt;
&lt;p align=&quot;justify&quot; style=&quot;-qt-paragraph-type:empty; margin-top:0px; margin-bottom:0px; margin-left:0px; margin-right:0px; -qt-block-indent:0; text-indent:0px; font-size:14pt;&quot;&gt;&lt;br /&gt;&lt;/p&gt;&lt;/body&gt;&lt;/html&gt;</string>
        </property>
       </widget>
      </widget>
      <widget class="QWidget" name="page_14">
       <widget class="QTextBrowser" name="textBrowser_13">
        <property name="geometry">
         <rect>
          <x>10</x>
          <y>10</y>
          <width>631</width>
          <height>391</height>
         </rect>
        </property>
        <property name="html">
         <string>&lt;!DOCTYPE HTML PUBLIC &quot;-//W3C//DTD HTML 4.0//EN&quot; &quot;http://www.w3.org/TR/REC-html40/strict.dtd&quot;&gt;
&lt;html&gt;&lt;head&gt;&lt;meta name=&quot;qrichtext&quot; content=&quot;1&quot; /&gt;&lt;style type=&quot;text/css&quot;&gt;
p, li { white-space: pre-wrap; }
&lt;/style&gt;&lt;/head&gt;&lt;body style=&quot; font-family:'MS Shell Dlg 2'; font-size:8.25pt; font-weight:400; font-style:normal;&quot;&gt;
&lt;p align=&quot;justify&quot; style=&quot; margin-top:0px; margin-bottom:0px; margin-left:0px; margin-right:0px; -qt-block-indent:0; text-indent:0px;&quot;&gt;&lt;span style=&quot; font-size:28pt; font-weight:600; color:#ff0000; vertical-align:sub;&quot;&gt;Herramientas: Exportar a CSV.&lt;/span&gt;&lt;/p&gt;
&lt;p align=&quot;justify&quot; style=&quot;-qt-paragraph-type:empty; margin-top:0px; margin-bottom:0px; margin-left:0px; margin-right:0px; -qt-block-indent:0; text-indent:0px; font-size:14pt;&quot;&gt;&lt;br /&gt;&lt;/p&gt;
&lt;p align=&quot;justify&quot; style=&quot; margin-top:0px; margin-bottom:0px; margin-left:0px; margin-right:0px; -qt-block-indent:0; text-indent:0px;&quot;&gt;&lt;span style=&quot; font-size:14pt;&quot;&gt;Esta herramienta nos da la opción de exportar a una hoja de cálculo de tipo CSV, todos los proyectos de nuestro banco de proyectos.&lt;/span&gt;&lt;/p&gt;
&lt;p align=&quot;justify&quot; style=&quot;-qt-paragraph-type:empty; margin-top:0px; margin-bottom:0px; margin-left:0px; margin-right:0px; -qt-block-indent:0; text-indent:0px; font-size:14pt;&quot;&gt;&lt;br /&gt;&lt;/p&gt;
&lt;p align=&quot;justify&quot; style=&quot; margin-top:0px; margin-bottom:0px; margin-left:0px; margin-right:0px; -qt-block-indent:0; text-indent:0px;&quot;&gt;&lt;span style=&quot; font-size:14pt;&quot;&gt;Todos los símbolos de punto y coma (;) contenidos en los campos del proyecto serán eliminados para su guardado en la hoja de cálculo.&lt;/span&gt;&lt;/p&gt;
&lt;p align=&quot;justify&quot; style=&quot;-qt-paragraph-type:empty; margin-top:0px; margin-bottom:0px; margin-left:0px; margin-right:0px; -qt-block-indent:0; text-indent:0px; font-size:14pt;&quot;&gt;&lt;br /&gt;&lt;/p&gt;
&lt;p style=&quot;-qt-paragraph-type:empty; margin-top:12px; margin-bottom:0px; margin-left:0px; margin-right:0px; -qt-block-indent:0; text-indent:0px; font-size:8pt;&quot;&gt;&lt;br /&gt;&lt;/p&gt;
&lt;p align=&quot;justify&quot; style=&quot;-qt-paragraph-type:empty; margin-top:0px; margin-bottom:0px; margin-left:0px; margin-right:0px; -qt-block-indent:0; text-indent:0px; font-size:14pt;&quot;&gt;&lt;br /&gt;&lt;/p&gt;&lt;/body&gt;&lt;/html&gt;</string>
        </property>
       </widget>
      </widget>
     </widget>
    </item>
   </layout>
  </widget>
  <widget class="QWidget" name="horizontalLayoutWidget">
   <property name="geometry">
    <rect>
     <x>500</x>
     <y>420</y>
     <width>161</width>
     <height>41</height>
    </rect>
   </property>
   <layout class="QHBoxLayout" name="horizontalLayout">
    <item>
     <widget class="QPushButton" name="pushButtonAtras">
      <property name="text">
       <string>Atras</string>
      </property>
     </widget>
    </item>
    <item>
     <widget class="QPushButton" name="pushButtonSiguiente">
      <property name="text">
       <string>Siguiente</string>
      </property>
     </widget>
    </item>
   </layout>
  </widget>
 </widget>
 <resources/>
 <connections/>
</ui>
